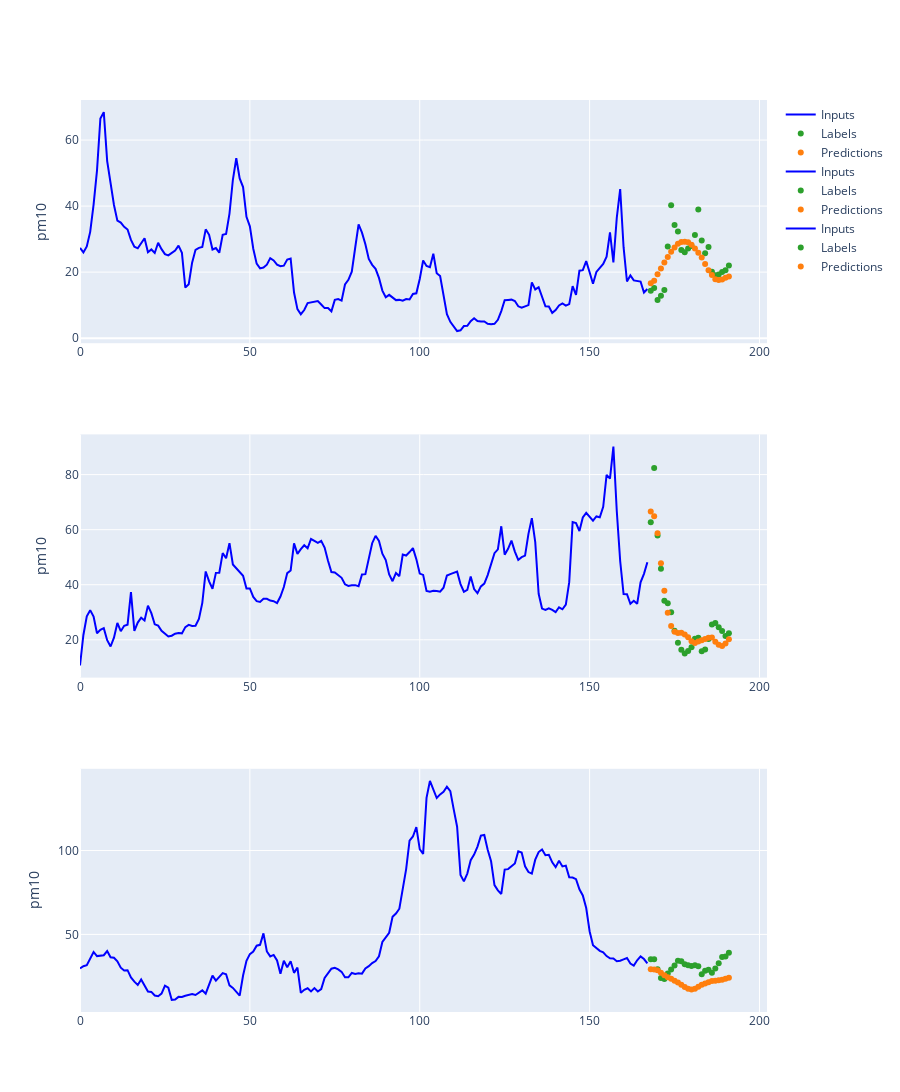

Notebook source saved alongside this figure:
### Code cell
window_generator_538.plot(model_538, offset=10)

### Figure 1 — Plotly figure (JSON) as saved in the notebook; plotly's stock layout.template omitted (floating-point values rounded to 4 significant figures; data arrays with more than 128 entries replaced by an {"elided": "..."} marker saying what was removed)
{"data": [{"marker": {"color": "blue"}, "name": "Inputs", "type": "scatter", "x": {"elided": "168 int values"}, "xaxis": "x", "y": {"elided": "168 float values"}, "yaxis": "y"}, {"marker": {"color": "#2ca02c"}, "mode": "markers", "name": "Labels", "type": "scatter", "x": [168, 169, 170, 171, 172, 173, 174, 175, 176, 177, 178, 179, 180, 181, 182, 183, 184, 185, 186, 187, 188, 189, 190, 191], "xaxis": "x", "y": [14.32, 15.19, 11.57, 12.82, 14.55, 27.79, 40.28, 34.26, 32.29, 26.68, 25.98, 27.12, 27.94, 31.24, 39, 29.57, 25.75, 27.57, 20.08, 19.02, 19.3, 20.07, 20.6, 22], "yaxis": "y"}, {"marker": {"color": "#ff7f0e"}, "mode": "markers", "name": "Predictions", "type": "scatter", "x": [168, 169, 170, 171, 172, 173, 174, 175, 176, 177, 178, 179, 180, 181, 182, 183, 184, 185, 186, 187, 188, 189, 190, 191], "xaxis": "x", "y": [16.64, 17.38, 19.33, 21.09, 22.9, 24.6, 26.19, 27.42, 28.6, 29.09, 29.21, 29.04, 28.29, 27.15, 25.88, 24.41, 22.46, 20.53, 19.09, 17.82, 17.6, 17.73, 18.29, 18.65], "yaxis": "y"}, {"marker": {"color": "blue"}, "name": "Inputs", "type": "scatter", "x": {"elided": "168 int values"}, "xaxis": "x2", "y": {"elided": "168 float values"}, "yaxis": "y2"}, {"marker": {"color": "#2ca02c"}, "mode": "markers", "name": "Labels", "type": "scatter", "x": [168, 169, 170, 171, 172, 173, 174, 175, 176, 177, 178, 179, 180, 181, 182, 183, 184, 185, 186, 187, 188, 189, 190, 191], "xaxis": "x2", "y": [62.69, 82.37, 57.88, 45.85, 34.2, 33.31, 30.01, 23.32, 18.9, 16.39, 15.01, 15.97, 17.29, 20.41, 20.72, 15.81, 16.49, 20.31, 25.52, 26.13, 24.6, 23.21, 21.38, 22.41], "yaxis": "y2"}, {"marker": {"color": "#ff7f0e"}, "mode": "markers", "name": "Predictions", "type": "scatter", "x": [168, 169, 170, 171, 172, 173, 174, 175, 176, 177, 178, 179, 180, 181, 182, 183, 184, 185, 186, 187, 188, 189, 190, 191], "xaxis": "x2", "y": [66.57, 64.85, 58.67, 47.82, 37.78, 29.81, 25.02, 22.93, 22.47, 22.6, 21.92, 20.94, 19.48, 18.87, 19.43, 19.86, 20.28, 20.74, 20.79, 19.32, 18.19, 17.79, 18.63, 20.19], "yaxis": "y2"}, {"marker": {"color": "blue"}, "name": "Inputs", "type": "scatter", "x": {"elided": "168 int values"}, "xaxis": "x3", "y": {"elided": "168 float values"}, "yaxis": "y3"}, {"marker": {"color": "#2ca02c"}, "mode": "markers", "name": "Labels", "type": "scatter", "x": [168, 169, 170, 171, 172, 173, 174, 175, 176, 177, 178, 179, 180, 181, 182, 183, 184, 185, 186, 187, 188, 189, 190, 191], "xaxis": "x3", "y": [35.17, 35.17, 29.25, 24.01, 23.42, 26.68, 29.05, 31.42, 34.29, 33.99, 32.21, 31.62, 31.22, 31.52, 30.93, 26.28, 28.36, 28.95, 27.07, 29.64, 32.8, 36.56, 36.75, 39.03], "yaxis": "y3"}, {"marker": {"color": "#ff7f0e"}, "mode": "markers", "name": "Predictions", "type": "scatter", "x": [168, 169, 170, 171, 172, 173, 174, 175, 176, 177, 178, 179, 180, 181, 182, 183, 184, 185, 186, 187, 188, 189, 190, 191], "xaxis": "x3", "y": [29.16, 29.01, 28.6, 27.08, 25.58, 24.51, 23.56, 22.4, 21.24, 20.0, 18.69, 17.56, 17.1, 17.61, 18.8, 19.95, 20.77, 21.45, 22.22, 22.42, 22.6, 22.94, 23.6, 24.2], "yaxis": "y3"}], "layout": {"height": 1200, "xaxis": {"anchor": "y", "domain": [0, 1]}, "xaxis2": {"anchor": "y2", "domain": [0, 1]}, "xaxis3": {"anchor": "y3", "domain": [0, 1]}, "yaxis": {"anchor": "x", "domain": [0.7333, 1], "title": {"text": "pm10"}}, "yaxis2": {"anchor": "x2", "domain": [0.3667, 0.6333], "title": {"text": "pm10"}}, "yaxis3": {"anchor": "x3", "domain": [0, 0.2667], "title": {"text": "pm10"}}}}
